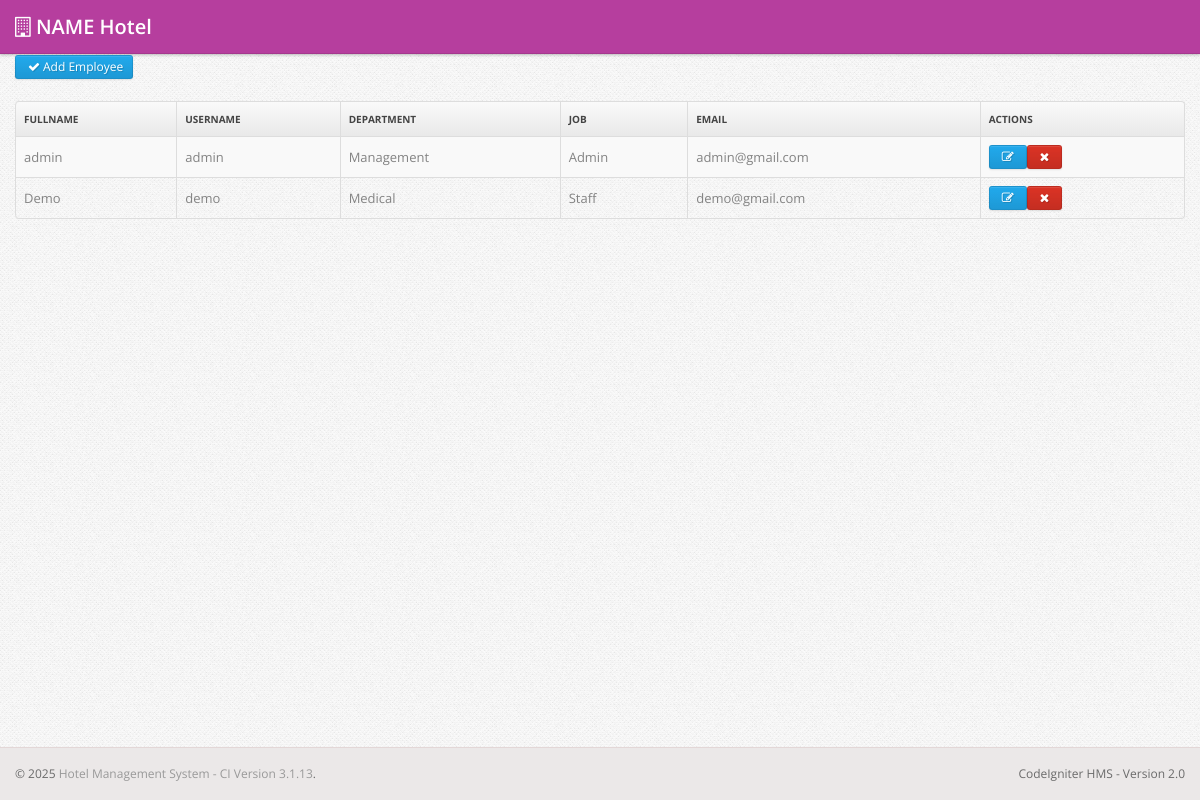
/index.php/employee, run on the app's committed database.
### tables this page shows
CREATE TABLE `employee` (
  `employee_id` int(11) NOT NULL,
  `employee_username` varchar(50) NOT NULL,
  `employee_password` varchar(50) NOT NULL,
  `employee_firstname` varchar(50) NOT NULL,
  `employee_lastname` varchar(50) NOT NULL,
  `employee_telephone` varchar(50) DEFAULT NULL,
  `employee_email` varchar(50) DEFAULT NULL,
  `department_id` int(11) DEFAULT NULL,
  `employee_type` varchar(50) NOT NULL,
  `employee_salary` float DEFAULT NULL,
  `employee_hiring_date` varchar(50) DEFAULT NULL
);

CREATE TABLE `department` (
  `department_id` int(11) NOT NULL,
  `department_name` varchar(50) NOT NULL,
  `department_budget` float DEFAULT NULL
);

### application/controllers/employee.php (called while the page is built, shortened)
<?php if ( ! defined('BASEPATH')) exit('No direct script access allowed');
class Employee extends CI_Controller {
	public function index()
	{
		$employees = $this->employee_m->get_employees();
		$viewdata = array('employees' => $employees);
		$data = array('title' => 'Employees - ', 'page' => 'employee');
		$this->load->view('header', $data);
		$this->load->view('employee/list',$viewdata);
		$this->load->view('footer');
	}
}

### index.php (called while the page is built, shortened)
<?php
require_once BASEPATH.'core/CodeIgniter.php';

### application/models/employee_m.php (called while the page is built, shortened)
<?php
class Employee_m extends CI_Model {
    function get_employees()
    {
        $query = $this->db->from('employee')->join('department', 'department.department_id=employee.department_id')->get();
        $data = array();
        foreach (@$query->result() as $row)
        {
            $data[] = $row;
        }
        if(count($data))
            return $data;
        return false;
    }
}

### application/views/employee/list.php (the view)
<div class="main">
  <div class="main-inner">
    <div class="container">
      <div class="row">
        <div class="span12">
			<a href="<?= base_url() ?>employee/add" class="btn btn-small btn-primary"><i class="btn-icon-only icon-ok"></i>Add Employee</a>
			<br><br>
			<table class="table table-striped table-bordered">
				<thead>
				  <tr>
				    <th> Fullname </th>
				    <th> Username </th>
				    <th> Department </th>
				    <th> Job </th>
				    <th> Email </th>
				    <th class="td-actions"> Actions </th>
				  </tr>
				</thead>
				<tbody>
				<?php
				if(isset($employees) && is_array($employees)){
					foreach ($employees as $emp) {
				?>
				  <tr>
				    <td> <?=$emp->employee_firstname ." ".$emp->employee_lastname?> </td>
				    <td> <?=$emp->employee_username ?> </td>
				    <td> <?=$emp->department_name ?> </td>
				    <td> <?=$emp->employee_type ?> </td>
				    <td> <?=$emp->employee_email ?> </td>
				    <td class="td-actions"><a href="<?= base_url() ?>employee/edit/<?=$emp->employee_id?>" class="btn btn-small btn-primary"><i class="btn-icon-only icon-edit"> </i></a><a href="<?= base_url() ?>employee/delete/<?=$emp->employee_id?>" onclick="return confirm('Are you sure ?')" class="btn btn-danger btn-small"><i class="btn-icon-only icon-remove"> </i></a></td>
				  </tr>
				<?php }} ?>
				</tbody>
			</table>
		</div>
	  </div>
	</div>
  </div>
</div>

### css/style.css (style rules this page uses)
body { background: #f9f6f1; font: 13px/1.7em 'Open Sans'; }
.btn-icon-only { padding-right: 3px; padding-left: 3px; }
.table td { vertical-align: middle; }
.table-bordered th { background: #E9E9E9; background: -moz-linear-gradient(top, #FAFAFA 0%, #E9E9E9 100%); background: -webkit-gradient(linear, left top, left bottom, color-stop(0%, #FAFAFA), color-stop(100%, #E9E9E9)); background: -webkit-linear-gradient(top, #FAFAFA 0%, #E9E9E9 100%); background: -o-linear-gradient(top, #FAFAFA 0%, #E9E9E9 100%); background: -ms-linear-gradient(top, #FAFAFA 0%, #E9E9E9 100%); background: linear-gradient(top, #FAFAFA 0%, #E9E9E9 100%); filter: progid: DXImageTransform.Microsoft.gradient(startColorstr='#FAFAFA', endColorstr='#E9E9E9'); -ms-filter: "progid:DXImageTransform.Microsoft.gradient(startColorstr='#FAFAFA', endColorstr='#E9E9E9')"; font-size: 10px; color: #444; text-transform: uppercase; }
.main { padding-bottom: 2em; }

### css/pages/signin.css (style rules this page uses)
body { background: url(../../img/body-bg.png); color: #838383; font: 13px/1.7em 'Open Sans'; }

### data on the page
employee: employee_firstname "admin", employee_username "admin", department.department_name "Management", employee_type "Admin", employee_email "admin@gmail.com"
employee: employee_firstname "Demo", employee_username "demo", department.department_name "Medical", employee_type "Staff", employee_email "demo@gmail.com"

### other printed values
HOTEL_NAME "NAME Hotel"
CI_VERSION "3.1.13"
